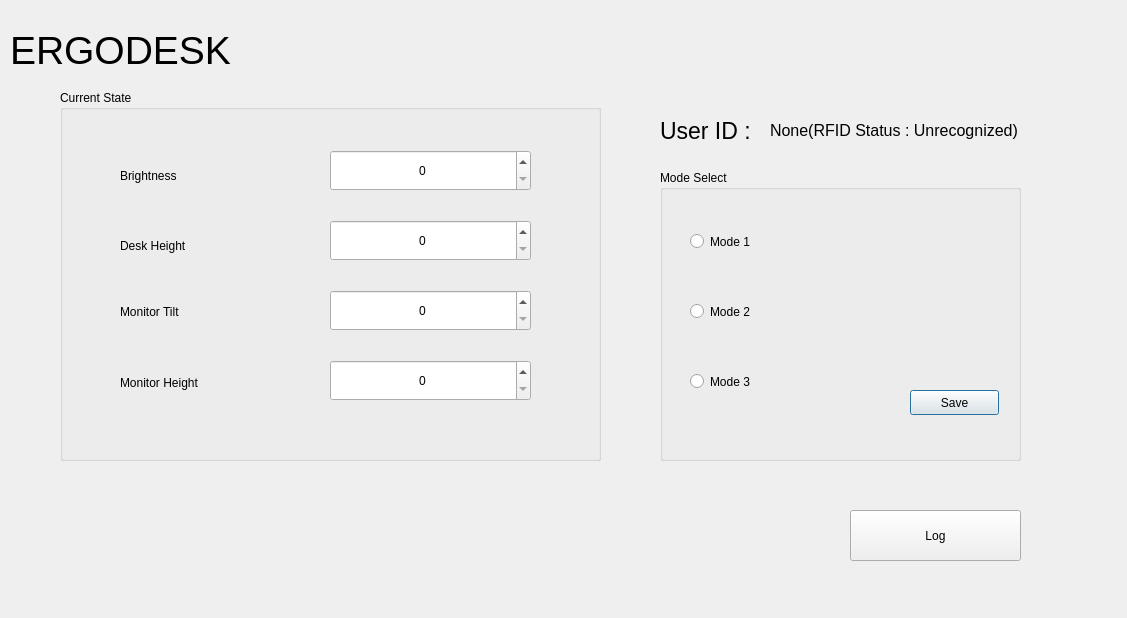
<?xml version="1.0" encoding="UTF-8"?>
<ui version="4.0">
 <class>Dialog</class>
 <widget class="QDialog" name="Dialog">
  <property name="geometry">
   <rect>
    <x>0</x>
    <y>0</y>
    <width>1127</width>
    <height>618</height>
   </rect>
  </property>
  <property name="windowTitle">
   <string>Dialog</string>
  </property>
  <widget class="QLabel" name="label">
   <property name="geometry">
    <rect>
     <x>10</x>
     <y>30</y>
     <width>221</width>
     <height>41</height>
    </rect>
   </property>
   <property name="font">
    <font>
     <pointsize>29</pointsize>
    </font>
   </property>
   <property name="text">
    <string>ERGODESK</string>
   </property>
  </widget>
  <widget class="QGroupBox" name="groupBox">
   <property name="geometry">
    <rect>
     <x>660</x>
     <y>170</y>
     <width>361</width>
     <height>291</height>
    </rect>
   </property>
   <property name="title">
    <string>Mode Select</string>
   </property>
   <widget class="QRadioButton" name="mode1_radio">
    <property name="geometry">
     <rect>
      <x>30</x>
      <y>60</y>
      <width>112</width>
      <height>23</height>
     </rect>
    </property>
    <property name="text">
     <string>Mode 1</string>
    </property>
   </widget>
   <widget class="QRadioButton" name="mode2_radio">
    <property name="geometry">
     <rect>
      <x>30</x>
      <y>130</y>
      <width>112</width>
      <height>23</height>
     </rect>
    </property>
    <property name="text">
     <string>Mode 2</string>
    </property>
   </widget>
   <widget class="QRadioButton" name="mode_radio">
    <property name="geometry">
     <rect>
      <x>30</x>
      <y>200</y>
      <width>112</width>
      <height>23</height>
     </rect>
    </property>
    <property name="text">
     <string>Mode 3</string>
    </property>
   </widget>
   <widget class="QPushButton" name="save_btn">
    <property name="geometry">
     <rect>
      <x>250</x>
      <y>220</y>
      <width>89</width>
      <height>25</height>
     </rect>
    </property>
    <property name="text">
     <string>Save</string>
    </property>
   </widget>
  </widget>
  <widget class="QGroupBox" name="groupBox_2">
   <property name="geometry">
    <rect>
     <x>60</x>
     <y>90</y>
     <width>541</width>
     <height>371</height>
    </rect>
   </property>
   <property name="title">
    <string>Current State</string>
   </property>
   <widget class="QSpinBox" name="monitorh_spin">
    <property name="geometry">
     <rect>
      <x>270</x>
      <y>270</y>
      <width>201</width>
      <height>41</height>
     </rect>
    </property>
    <property name="alignment">
     <set>Qt::AlignCenter</set>
    </property>
   </widget>
   <widget class="QSpinBox" name="deskh_spin">
    <property name="geometry">
     <rect>
      <x>270</x>
      <y>130</y>
      <width>201</width>
      <height>41</height>
     </rect>
    </property>
    <property name="alignment">
     <set>Qt::AlignCenter</set>
    </property>
   </widget>
   <widget class="QSpinBox" name="monitort_spin">
    <property name="geometry">
     <rect>
      <x>270</x>
      <y>200</y>
      <width>201</width>
      <height>41</height>
     </rect>
    </property>
    <property name="alignment">
     <set>Qt::AlignCenter</set>
    </property>
   </widget>
   <widget class="QSpinBox" name="brightness_spin">
    <property name="geometry">
     <rect>
      <x>270</x>
      <y>60</y>
      <width>201</width>
      <height>41</height>
     </rect>
    </property>
    <property name="alignment">
     <set>Qt::AlignCenter</set>
    </property>
   </widget>
   <widget class="QLabel" name="label_4">
    <property name="geometry">
     <rect>
      <x>60</x>
      <y>70</y>
      <width>171</width>
      <height>31</height>
     </rect>
    </property>
    <property name="text">
     <string>Brightness</string>
    </property>
   </widget>
   <widget class="QLabel" name="label_5">
    <property name="geometry">
     <rect>
      <x>60</x>
      <y>140</y>
      <width>161</width>
      <height>31</height>
     </rect>
    </property>
    <property name="text">
     <string>Desk Height</string>
    </property>
   </widget>
   <widget class="QLabel" name="label_6">
    <property name="geometry">
     <rect>
      <x>60</x>
      <y>207</y>
      <width>161</width>
      <height>30</height>
     </rect>
    </property>
    <property name="text">
     <string>Monitor Tilt</string>
    </property>
   </widget>
   <widget class="QLabel" name="label_7">
    <property name="geometry">
     <rect>
      <x>60</x>
      <y>278</y>
      <width>161</width>
      <height>30</height>
     </rect>
    </property>
    <property name="text">
     <string>Monitor Height</string>
    </property>
   </widget>
  </widget>
  <widget class="QLabel" name="label_2">
   <property name="geometry">
    <rect>
     <x>660</x>
     <y>110</y>
     <width>121</width>
     <height>41</height>
    </rect>
   </property>
   <property name="font">
    <font>
     <pointsize>17</pointsize>
    </font>
   </property>
   <property name="text">
    <string>User ID : </string>
   </property>
  </widget>
  <widget class="QLabel" name="rfid_label">
   <property name="geometry">
    <rect>
     <x>770</x>
     <y>110</y>
     <width>251</width>
     <height>41</height>
    </rect>
   </property>
   <property name="font">
    <font>
     <pointsize>12</pointsize>
    </font>
   </property>
   <property name="text">
    <string>None(RFID Status : Unrecognized)</string>
   </property>
  </widget>
  <widget class="QPushButton" name="log_btn">
   <property name="geometry">
    <rect>
     <x>850</x>
     <y>510</y>
     <width>171</width>
     <height>51</height>
    </rect>
   </property>
   <property name="text">
    <string>Log</string>
   </property>
  </widget>
 </widget>
 <resources/>
 <connections/>
</ui>
